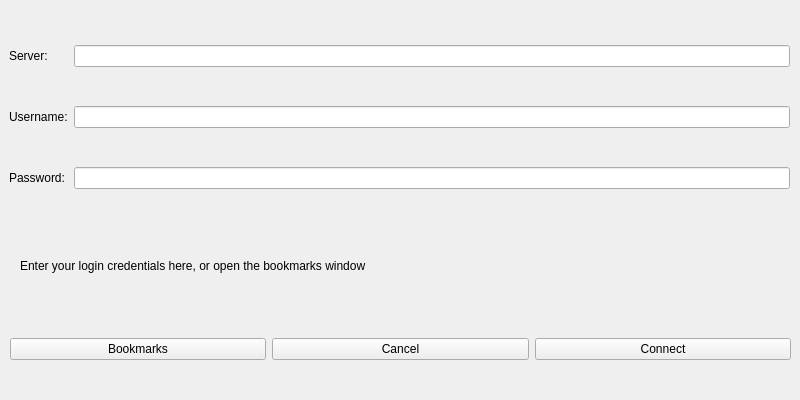
<?xml version="1.0" encoding="UTF-8"?>
<ui version="4.0">
 <class>MainWindow</class>
 <widget class="QMainWindow" name="MainWindow">
  <property name="geometry">
   <rect>
    <x>0</x>
    <y>0</y>
    <width>800</width>
    <height>400</height>
   </rect>
  </property>
  <property name="windowTitle">
   <string>N900FTP-Open Location</string>
  </property>
  <widget class="QWidget" name="centralWidget">
   <widget class="QWidget" name="layoutWidget">
    <property name="geometry">
     <rect>
      <x>10</x>
      <y>314</y>
      <width>781</width>
      <height>71</height>
     </rect>
    </property>
    <layout class="QGridLayout" name="gridLayout">
     <item row="0" column="0">
      <widget class="QPushButton" name="m_bu_open_bookmarks">
       <property name="enabled">
        <bool>true</bool>
       </property>
       <property name="text">
        <string>Bookmarks</string>
       </property>
      </widget>
     </item>
     <item row="0" column="1">
      <widget class="QPushButton" name="m_bu_cancel">
       <property name="text">
        <string>Cancel</string>
       </property>
      </widget>
     </item>
     <item row="0" column="2">
      <widget class="QPushButton" name="m_bu_connect">
       <property name="text">
        <string>Connect</string>
       </property>
      </widget>
     </item>
    </layout>
   </widget>
   <widget class="QWidget" name="layoutWidget">
    <property name="geometry">
     <rect>
      <x>9</x>
      <y>12</y>
      <width>781</width>
      <height>211</height>
     </rect>
    </property>
    <layout class="QGridLayout" name="gridLayout_2">
     <item row="1" column="0">
      <widget class="QLabel" name="label_2">
       <property name="text">
        <string>Username:</string>
       </property>
      </widget>
     </item>
     <item row="1" column="1">
      <widget class="QLineEdit" name="m_le_user">
       <property name="text">
        <string/>
       </property>
      </widget>
     </item>
     <item row="2" column="0">
      <widget class="QLabel" name="label_3">
       <property name="text">
        <string>Password:</string>
       </property>
      </widget>
     </item>
     <item row="2" column="1">
      <widget class="QLineEdit" name="m_le_password">
       <property name="text">
        <string/>
       </property>
       <property name="echoMode">
        <enum>QLineEdit::PasswordEchoOnEdit</enum>
       </property>
      </widget>
     </item>
     <item row="0" column="1">
      <widget class="QLineEdit" name="m_le_server">
       <property name="text">
        <string/>
       </property>
      </widget>
     </item>
     <item row="0" column="0">
      <widget class="QLabel" name="label">
       <property name="text">
        <string>Server:</string>
       </property>
      </widget>
     </item>
    </layout>
   </widget>
   <widget class="QLabel" name="label_4">
    <property name="geometry">
     <rect>
      <x>20</x>
      <y>240</y>
      <width>721</width>
      <height>51</height>
     </rect>
    </property>
    <property name="text">
     <string>Enter your login credentials here, or open the bookmarks window</string>
    </property>
   </widget>
  </widget>
 </widget>
 <resources/>
 <connections/>
</ui>
